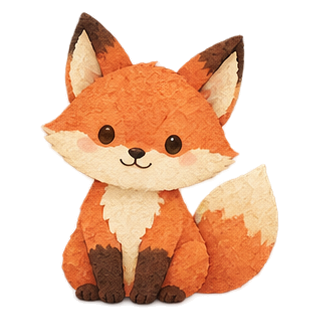
#> input picture apps/desktoppet/assets/pets/01-fox.png, 320 x 320 px
$ python -i gen_texture_map.py   (imports and definitions only)
#> lines starting #> are read from the running program, lines starting #| are printed output that depends on the picture
#> further down, picture is the input picture: PIL image 320x320 RGBA; mean R, G, B, A 97.3, 62.6, 40.4, 111.7
"""Builds CML's Java <-> Bedrock texture path table.

Matches the vanilla textures of both editions by pixel content (exact RGBA hash first,
then a downscaled perceptual hash), then by name normalisation for the rest.

Usage: python tool/gen_texture_map.py <java client.jar> <bedrock resource_pack dir>
Writes lib/src/resourcepack/data/texture_map_data.dart
"""
import base64, gzip, hashlib, io, json, re, sys, zipfile
from collections import defaultdict
from pathlib import Path

from PIL import Image

jar, bed_root = sys.argv[1], Path(sys.argv[2])

def norm_img(im):
    im = im.convert('RGBA')
    return im

def exact(im):
    return hashlib.sha1(im.tobytes() + bytes(str(im.size), 'ascii')).hexdigest()

def phash(im):
    # 16x16 downscale of first square frame, alpha-premultiplied
    w, h = im.size
#> w = 320; h = 320
    if h > w and h % w == 0:
        im = im.crop((0, 0, w, w))
    sm = im.resize((16, 16), Image.NEAREST).convert('RGBA')
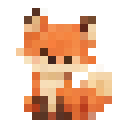
#> sm: PIL image 16x16 RGBA (shown 8 times larger); mean R, G, B, A 96.5, 61.8, 39.6, 112.2; transparent parts drawn white
    px = list(sm.get_flattened_data()) if hasattr(sm, 'get_flattened_data') else list(sm.getdata())
#> px = 256 items, first 6: (0, 0, 0, 0), (0, 0, 0, 0), (0, 0, 0, 0), (0, 0, 0, 0), (0, 0, 0, 0), (0, 0, 0, 0)
    return tuple((r * a // 255 // 32, g * a // 255 // 32, b * a // 255 // 32, a // 64) for r, g, b, a in px)

# ---- java textures
java = {}
# [8 lines not run here, left out]

# ---- bedrock textures (png + tga)
bed = {}
# [12 lines not run here, left out]

# ---- 1) exact pixel matches
by_exact = defaultdict(list)
# [2 lines not run here, left out]
by_phash = defaultdict(list)
# [2 lines not run here, left out]

TOP = {'block': 'blocks', 'item': 'items'}

def name_score(j, b):
    """prefer bedrock candidates in the analogous folder with similar names"""
    jt, bt = j.split('/')[0], b.split('/')[0]
    s = 0
    if TOP.get(jt, jt) == bt:
        s += 10
    jn = re.sub(r'[^a-z0-9]', '', j.split('/')[-1])
    bn = re.sub(r'[^a-z0-9]', '', b.split('/')[-1])
    s += len(set(jn) & set(bn)) / max(1, len(set(jn) | set(bn))) * 5
    if jn == bn:
        s += 20
    return s

mapping, how = {}, {}
used = defaultdict(int)
# [10 lines not run here, left out]

# ---- 2) name rules for unmatched textures
bed_keys = set(bed)
def name_candidates(j):
    top, _, rest = j.partition('/')
    btop = TOP.get(top, top)
    yield f'{btop}/{rest}'
    yield f'{btop}/{rest.replace("/", "_")}'
    flat = rest.split('/')[-1]
    yield f'{btop}/{flat}'
    for a, b in [('_planks', ''), ('_log', ''), ('_leaves', '')]:
        pass

# [8 lines not run here, left out]

stats = defaultdict(int)
# [3 lines not run here, left out]

# drop ambiguous many->one for non-pixel matches where a pixel match exists for the same target
target_pixel = {v for k, v in mapping.items() if how[k] == 'pixel'}
# [3 lines not run here, left out]

# terrain atlas keys (needed for Bedrock flipbook_textures.json)
atlas = {}
tt = bed_root / 'textures' / 'terrain_texture.json'
# [8 lines not run here, left out]
lines = '\n'.join(f'{k}\t{v}\t{atlas.get(v, "")}' for k, v in sorted(mapping.items()))
blob = base64.b64encode(gzip.compress(lines.encode(), 9)).decode()
out = ['// GENERATED by tool/gen_texture_map.py — Java (assets/minecraft/textures) <-> Bedrock (textures) paths, without extension.',
       '// Built by matching vanilla texture pixels of both editions, then name rules. Format: gzip TSV "java\tbedrock\tterrainAtlasKey".',
       'const javaBedrockTexturesGz =']
# [5 lines not run here, left out]
# show some unmapped samples per folder
un = defaultdict(list)
# [5 lines not run here, left out]

>>> from PIL import Image
>>> picture = Image.open('../../apps/desktoppet/assets/pets/01-fox.png')
>>> result = phash(picture)
#> result has the same summary as px in phash

$ run again, on apps/desktoppet/assets/pets/03-corgi.png
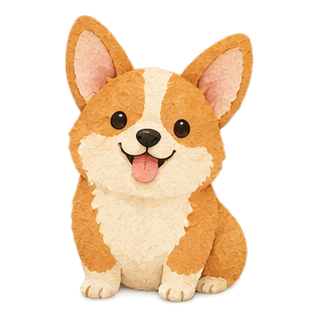
#> input picture apps/desktoppet/assets/pets/03-corgi.png, 320 x 320 px
#> picture is the input picture: PIL image 320x320 RGBA; mean R, G, B, A 92.8, 71.7, 49.2, 98.5
#> in phash, `sm = im.resize((16, 16), Image.NEAREST).convert('RGBA')`:
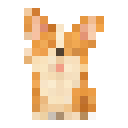
#> sm: PIL image 16x16 RGBA (shown 8 times larger); mean R, G, B, A 93.1, 72.2, 49.2, 98.1; transparent parts drawn white
#> px = 256 items, first 6: (0, 0, 0, 0), (0, 0, 0, 0), (0, 0, 0, 0), (0, 0, 0, 0), (0, 0, 0, 0), (0, 0, 0, 0)
#> result has the same summary as px in phash

$ run again, on apps/desktoppet/assets/pets/04-rabbit.png
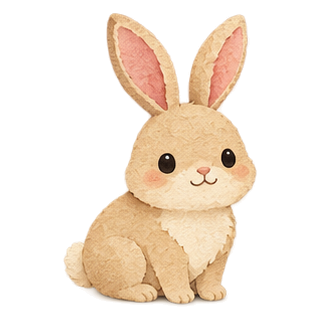
#> input picture apps/desktoppet/assets/pets/04-rabbit.png, 320 x 320 px
#> picture is the input picture: PIL image 320x320 RGBA; mean R, G, B, A 76.8, 63, 48.8, 82.1
#> in phash, `sm = im.resize((16, 16), Image.NEAREST).convert('RGBA')`:
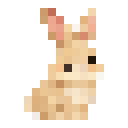
#> sm: PIL image 16x16 RGBA (shown 8 times larger); mean R, G, B, A 76.9, 63.4, 49, 82.4; transparent parts drawn white
#> px = 256 items, first 6: (0, 0, 0, 0), (0, 0, 0, 0), (0, 0, 0, 0), (0, 0, 0, 0), (0, 0, 0, 0), (0, 0, 0, 0)
#> result has the same summary as px in phash

$ run again, on apps/desktoppet/assets/pets/05-bear.png
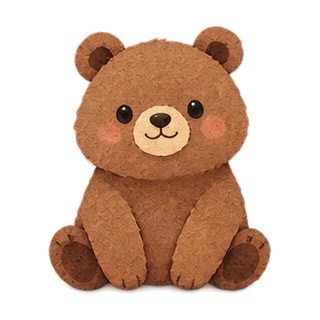
#> input picture apps/desktoppet/assets/pets/05-bear.png, 320 x 320 px
#> picture is the input picture: PIL image 320x320 RGBA; mean R, G, B, A 69.9, 43, 26.9, 106.5
#> in phash, `sm = im.resize((16, 16), Image.NEAREST).convert('RGBA')`:
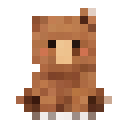
#> sm: PIL image 16x16 RGBA (shown 8 times larger); mean R, G, B, A 69.8, 43.1, 27.1, 105; transparent parts drawn white
#> px = 256 items, first 6: (0, 0, 0, 0), (0, 0, 0, 0), (0, 0, 0, 0), (0, 0, 0, 0), (0, 0, 0, 0), (0, 0, 0, 0)
#> result has the same summary as px in phash
